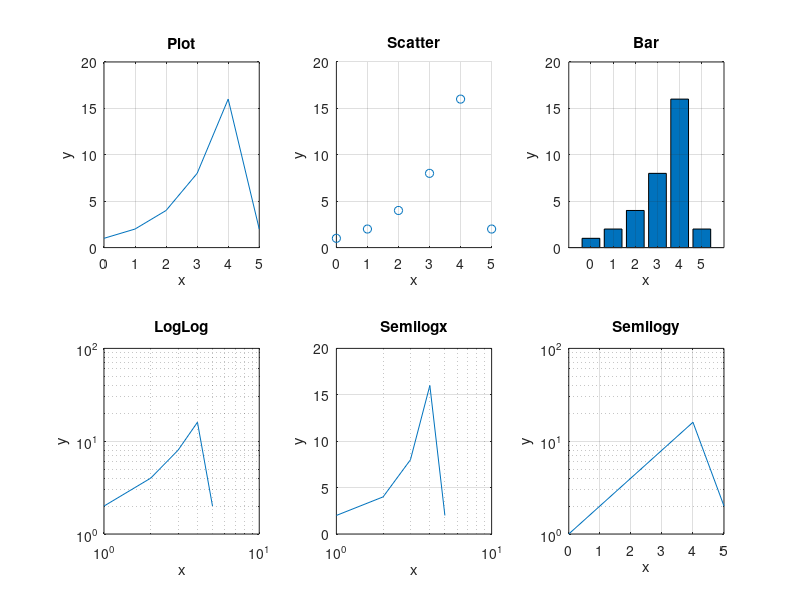
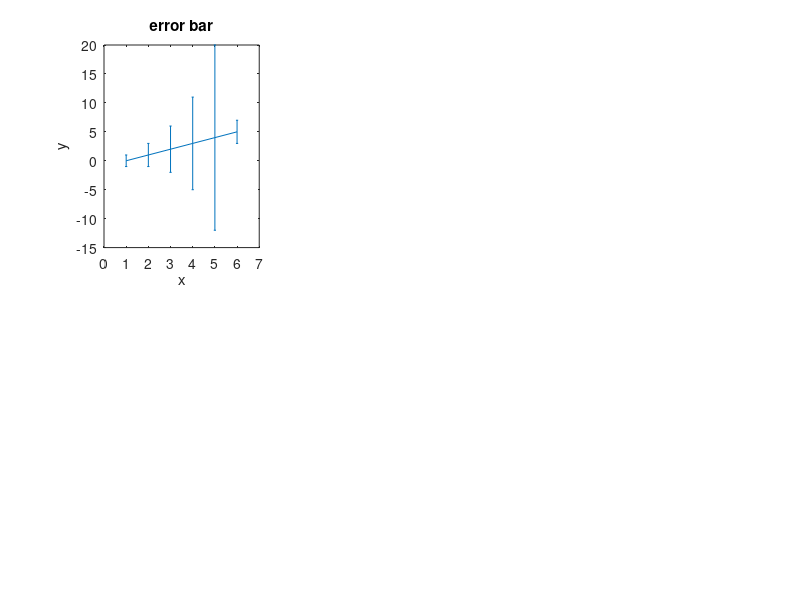

Write the MATLAB code that produced these figures, in order.
%% Script for generating subplots of various 
% author 
% date

% clean start
clc
clear
close all
%%
% Enter the current file
fullpath = mfilename('fullpath');
[path,name, ext]=fileparts(fullpath);
addpath(path);
res =savepath;
cd(path);
% https://blog.csdn.net/liuxhCSDN/article/details/88696401

%%
% Create the data
x = linspace(0, 5, 6);
y= [1 2 4 8 16 2];

%%
% create subplot
subplot(2,3,1);
plot(x, y);
title('Plot');
xlabel('x');
ylabel('y');
grid on;

subplot(2,3,2);
scatter(x, y);
title('Scatter');
xlabel('x');
ylabel('y');
grid on;

subplot(2,3,3);
bar(x, y);
title('Bar');
xlabel('x');
ylabel('y');
grid on;

subplot(2,3,4);
loglog(x, y);
title('LogLog');
xlabel('x');
ylabel('y');
grid on;

subplot(2,3,5);
semilogx(x, y);
title('Semilogx');
xlabel('x');
ylabel('y');
grid on;

subplot(2,3,6);
semilogy(x, y);
title('Semilogy');
xlabel('x');
ylabel('y');
grid on;


figure;
subplot(2, 3, 1)
errorbar(x, y);
title('error bar');
xlabel('x');
ylabel('y');

% subplot(2, 3, 2)
% stemplot(x, y);
% title('Stemplot');
% xlabel('x');
% ylabel('y');
